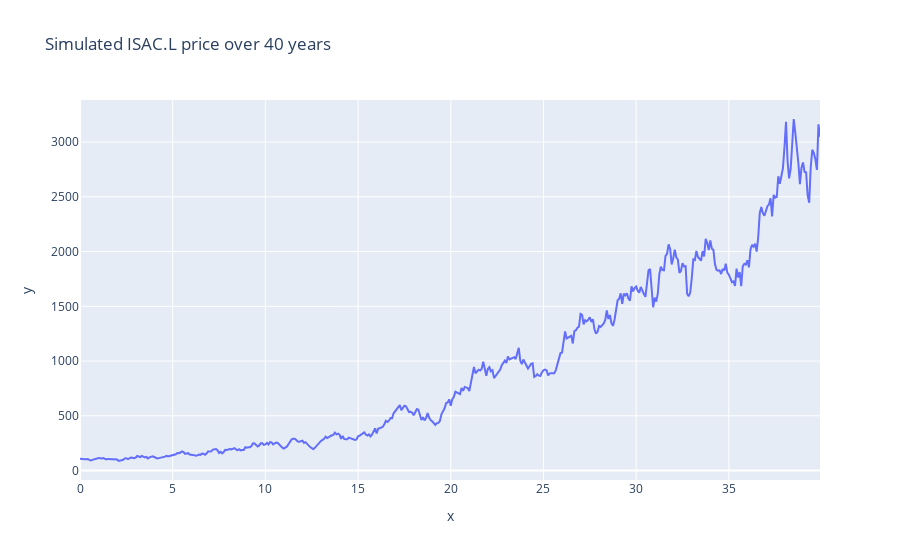

Notebook source saved alongside this figure:
### Code cell
sim_price = initial_price * (sim_rets + 1).cumprod()

px.line(x=np.arange(0, years, 1/12), y=sim_price, title="Simulated ISAC.L price over 40 years")

### Figure 1 — Plotly figure (JSON) as saved in the notebook; plotly's stock layout.template omitted (floating-point values rounded to 4 significant figures; data arrays with more than 128 entries replaced by an {"elided": "..."} marker saying what was removed)
{"data": [{"hovertemplate": "x=%{x}<br>y=%{y}<extra></extra>", "legendgroup": "", "line": {"color": "#636efa", "dash": "solid"}, "marker": {"symbol": "circle"}, "mode": "lines", "name": "", "orientation": "v", "showlegend": false, "type": "scatter", "x": {"elided": "480 float values"}, "xaxis": "x", "y": {"elided": "480 float values"}, "yaxis": "y"}], "layout": {"legend": {"tracegroupgap": 0}, "title": {"text": "Simulated ISAC.L price over 40 years"}, "xaxis": {"anchor": "y", "domain": [0, 1], "title": {"text": "x"}}, "yaxis": {"anchor": "x", "domain": [0, 1], "title": {"text": "y"}}}}
